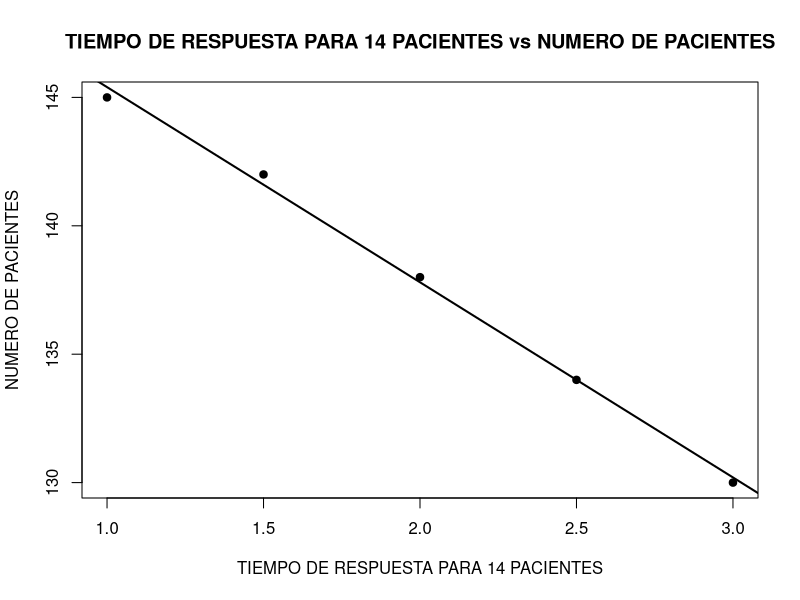

Write R code to recreate this figure.
## ---- chunk 1
#DATOS
x<-c(1.0,1.5,2.0,2.5,3.0)
y<-c(145,142,138,134,130)
## ---- chunk 2
#COEFICIENTE DE CORRELACIÓN DE PEARSSON
cor(x,y)

## ---- chunk 3
#OBTENIENDO COEFICIENTES DE LA REGRESIÓN
#MODELO
modelo<-lm(y~x)
coef(modelo)
## ---- chunk 4
#NUMERO DE PACIENTES
#TIEMPO DE RESPUESTA PARA 14 PACIENTES

predict(modelo,data.frame(x=14))
## ---- chunk 5
#gráfico

plot(x,y,main = "TIEMPO DE RESPUESTA PARA 14 PACIENTES vs NUMERO DE PACIENTES",
     xlab = "TIEMPO DE RESPUESTA PARA 14 PACIENTES",
     ylab = "NUMERO DE PACIENTES",pch=19)
abline(modelo,lwd=2)
